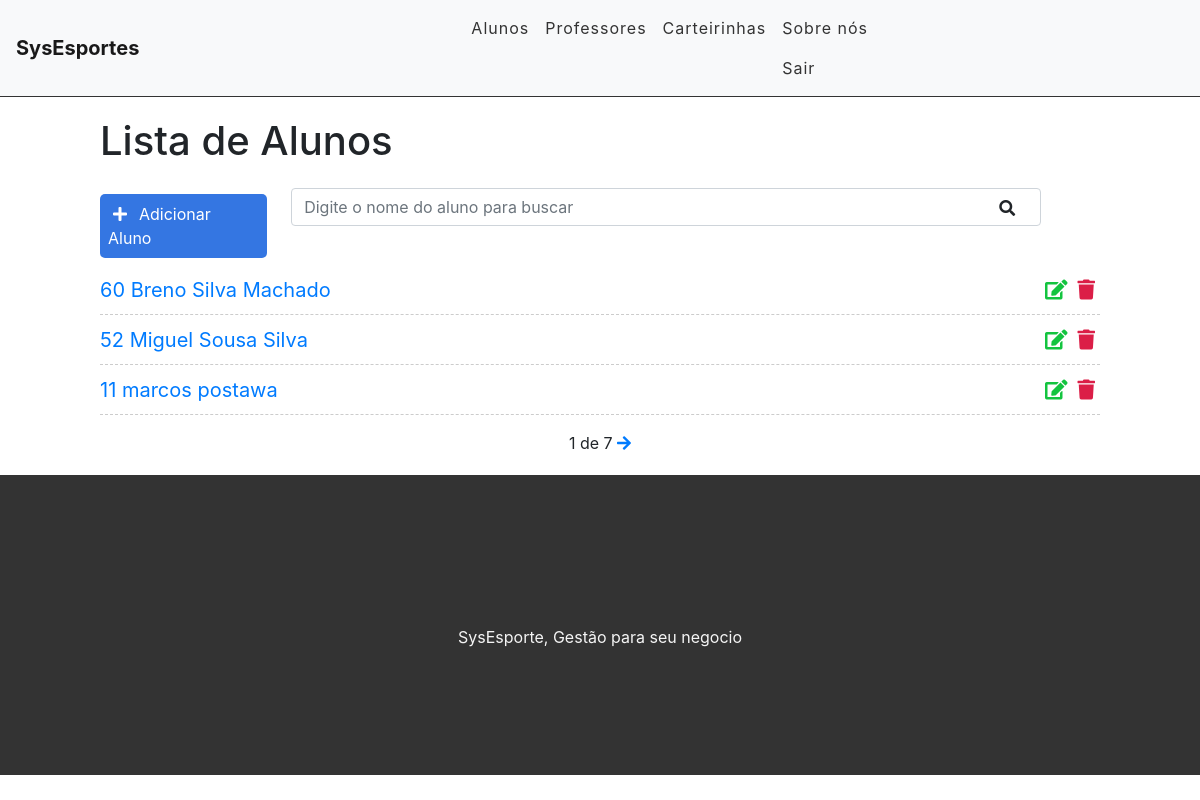
Before: /aluno/listaluno/ (signed in) with the older database file.
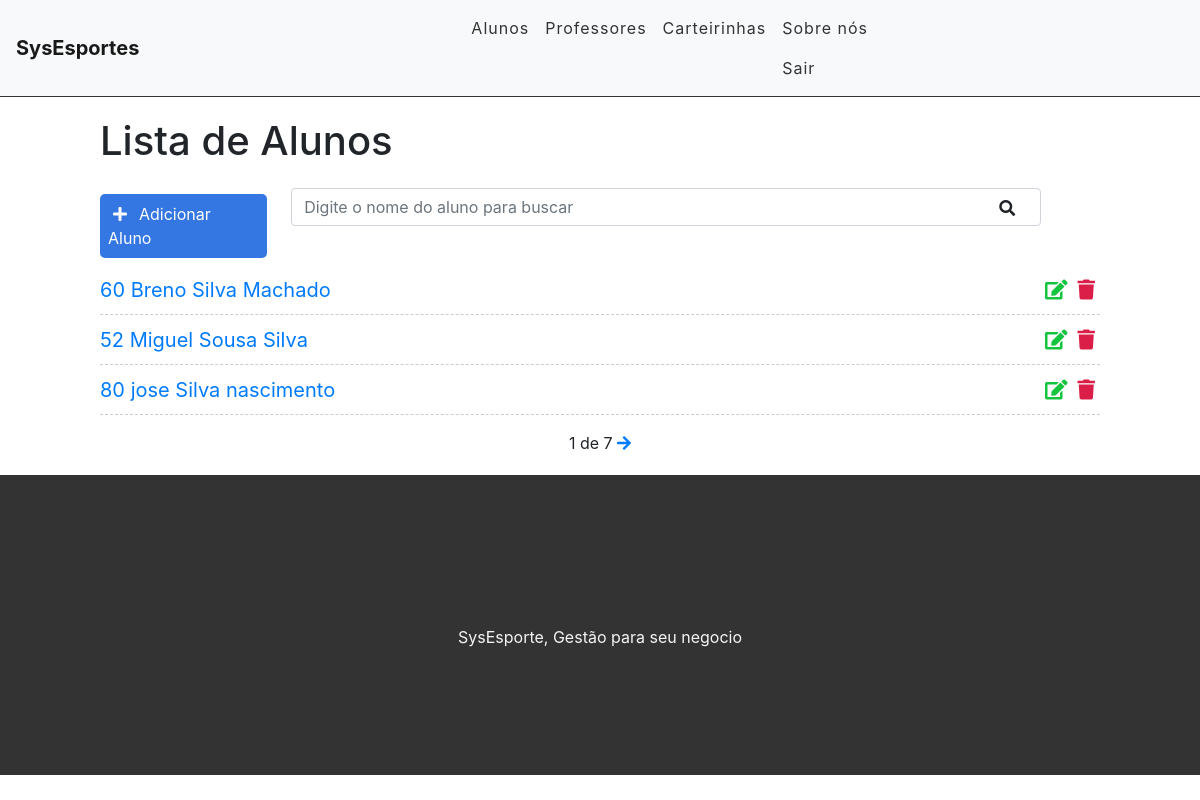
After: the same page with the newer database file.
### aluno/models.py (models this page shows, shortened)
class Aluno(models.Model):
    id_aluno = models.AutoField('Id do Aluno', primary_key=True)
    num_matricula = models.CharField('Matricula', max_length=50, blank=True)
    nome = models.CharField('Nome', max_length=30, blank=False, null=False)
    sobrenome = models.CharField('Sobre Nome', max_length=100, blank=False, null=False)
    nascimento = models.DateField('Nascimento', auto_now_add=False)
    rg = models.CharField('Rg/Registro', max_length=30, blank=True, null=True)
    cpf = models.CharField('CPF', unique=True, max_length=14, blank=True, null=True)
    sexo = models.CharField(max_length=4, choices=TIPO_SEXO, blank=True, null=True)
    altura = models.DecimalField('Altura', max_digits=8, decimal_places=2, default=0, blank=True, null=True)
    peso = models.DecimalField('Peso', max_digits=8, decimal_places=4, default=0, blank=True, null=True)
    tipo_sanguinio = models.CharField('Tipo Sanguinio', max_length=11, blank=True, null=True)
    email = models.EmailField(blank=True, null=True)
    fone1 = models.CharField('Telefone', max_length=13, blank=True, null=True)
    fone2 = models.CharField('Celular', max_length=13, blank=True, null=True)
    fone3 = models.CharField('Whatsapp', max_length=13, blank=True, null=True)
    pai = models.CharField(max_length=100, blank=True, null=True)
    fone4 = models.CharField('Telefone', max_length=13, blank=True, null=True)
    mae = models.CharField('Mãe', max_length=100, blank=True, null=True)
    fone5 = models.CharField('Telefone', max_length=13, blank=True, null=True)
    cep = models.CharField(max_length=9, blank=True, null=True)
    estado = models.CharField(max_length=30, blank=True, null=True, default='')
    cidade = models.CharField(max_length=50, blank=True, null=True, default='')
    rua = models.CharField(max_length=50, blank=True, null=True, default='')
    img = models.ImageField(upload_to='aluno/images/', verbose_name='Foto', null=True,  blank=True,)
    escolinha = models.ForeignKey(dadosEscolinha, blank=True, null=True, on_delete=models.CASCADE)
    data_cadastro = models.DateTimeField('Cadastrado em', auto_now_add=True)
    data_atualizacao = models.DateTimeField('Atualizado em', auto_now=True)
    class Meta:
        ordering = ['nome']
    @property
    def nome_completo(self):
        return '{} {}'.format(self.nome, self.sobrenome)

### aluno/views.py (the view)
# urls.py: path('listaluno/', views.ListaAlunos, name='lista_aluno'),
@login_required
def ListaAlunos(request):
	search = request.GET.get('search')
	if search:
		aluno1 = Aluno.objects.filter(nome__icontains=search)
		aluno2 = Aluno.objects.filter(cpf__exact=search)
		alunos = aluno1 or aluno2
	else:
		alunos_list = Aluno.objects.all().order_by('nome')
		paginator = Paginator(alunos_list, 3)
		page = request.GET.get('page')
		alunos = paginator.get_page(page)
	return render(request, 'aluno/listaluno.html', {'alunos': alunos})

### templates/aluno/listaluno.html (shortened to what this page needs)
{% extends 'system/base.html' %}
{% load staticfiles %}
{% block content %}
<div class="offset-1 col-10 list-div">
	<h1>Lista de Alunos</h1>
	<a id="add-link" href="{% url 'aluno:cadastro_aluno' %}">
		<div class="col-2 add-div">
			<i class="fas fa-plus"></i>Adicionar Aluno
		</div>
	</a>
	<div class="col-9 search-div">
		<form method="GET" id="search-form">
			<input class="form-control" type="text" id="search" name="search" placeholder="Digite o nome do aluno para buscar" value="{{request.GET.search}}">
			<label id="search-btn"><i class="fas fa-search" ></i></label>
	</form>
	</div>
	<ul class="aluno-list">
		{% for aluno in alunos %}
		<li class="aluno-item">
			<span><a href="{% url 'aluno:detalhe_aluno' aluno.pk %}">
			{{aluno.id_aluno}} {{aluno.nome_completo}}
			</a></span>
			<span><a href="{% url 'aluno:delete_aluno' aluno.pk%}" class="delete-btn"><i class="fas fa-trash"></i></a></span>
			<span><a href="{% url 'aluno:edita_cadastro' aluno.pk %}"><i class="fas fa-edit"></i></a></span>
		</li>
		{% endfor %}
	</ul>
	<div class="pagination">
		<span class="step-links">
			{% if alunos.paginator %}
			<span class="corrent">
				{{alunos.number}} de {{alunos.paginator.num_pages}}
			</span>
			{% endif %}
			{% if alunos.has_next%}
				<a href="?page={{alunos.next_page_number}}"><i class="fas fa-arrow-right"></i></a>
			{% endif %}
		</span>
	</div>
</div>
{% endblock %}

Changed rows visible on the page:
no longer on this page (row unchanged): Aluno: id_aluno "11", nome_completo "marcos postawa"
added Aluno: id_aluno "80", nome_completo "jose Silva nascimento"
